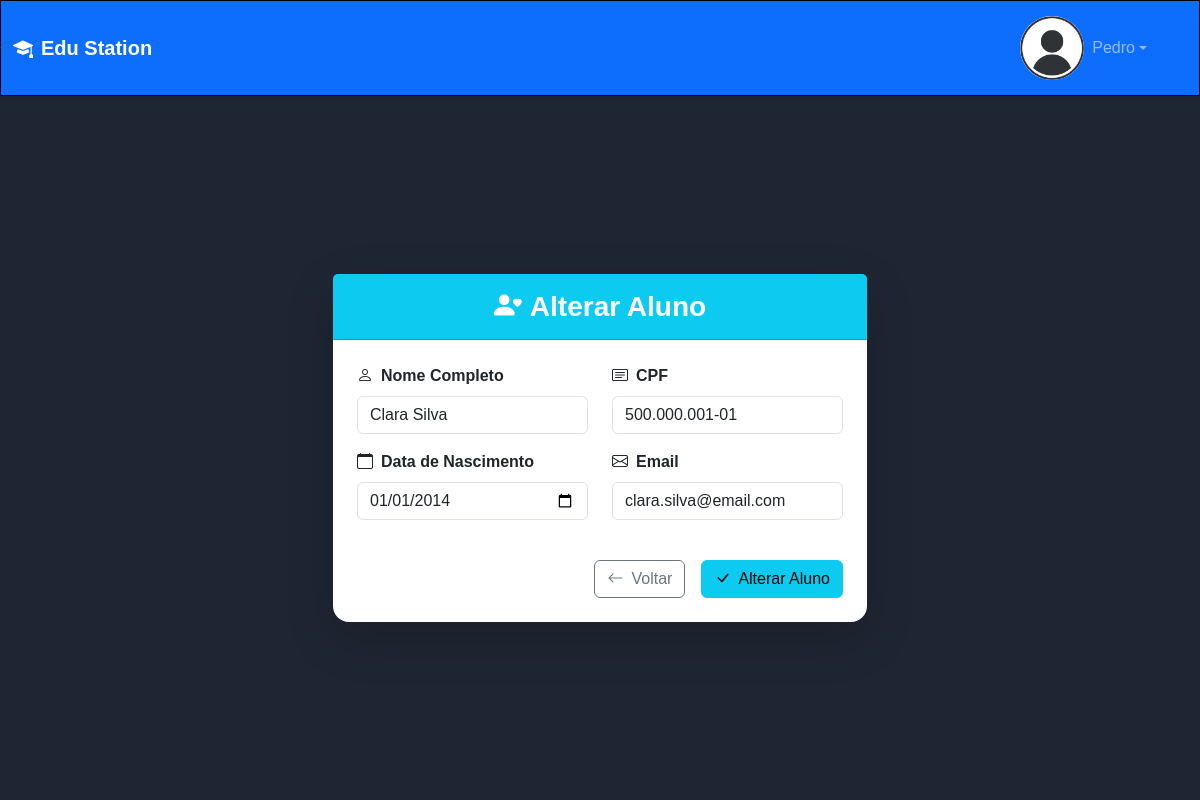
The app's page /aluno/alter_aluno/20 (signed in) with its own data.
### aluno/models.py (models this page shows, shortened)
class Aluno(models.Model):
    user = models.OneToOneField(User, on_delete=models.CASCADE, primary_key=True)
    cpf = models.CharField(max_length=14, unique=True)
    data_nasc = models.DateField(default=datetime.date.today)
    turma = models.ForeignKey(
        Turma,
        on_delete=models.SET_NULL,
        null=True,
        blank=True,
        related_name='alunos'
    )
    class Meta:
        verbose_name = 'Aluno(a)'

### aluno/views.py (the view, shortened to what this page needs)
# urls.py: path('alter_aluno/<int:id>', altAluno, name='altAluno'),
@login_required(login_url='loginInicio:login_usuario')
def altAluno(request, id):
    aluno = get_object_or_404(Aluno, pk=id)
    if request.method == "GET":
        return render(request, 'cadAluno.html', {
            'submit': 'Alterar Aluno',
            'titulo': 'Alterar Aluno',
            'aluno': aluno
        })

### aluno/templates/cadAluno.html (shortened to what this page needs)
{% extends "base.html" %}
{% load static %}
{% block main %}
<div class="container h-100 d-flex align-items-center justify-content-center">
    <div class="row justify-content-center w-100">
        <div class="col-md-8 col-lg-6">
            <div class="card shadow-lg border-0 rounded-4">
                <div class="card-header bg-info text-white text-center py-3">
                    <h3 class="mb-0 fw-bold">
                        <i class="bi bi-person-heart me-2"></i>{{ titulo|default:"Cadastro Aluno(a)" }}
                    </h3>
                </div>
                <div class="card-body p-4">
                    <form method="post" id="cadastro-form">
                        <div class="row">
                            <div class="col-md-6 mb-3">
                                <label for="nome" class="form-label fw-semibold">
                                    <i class="bi bi-person me-2"></i>Nome Completo
                                </label>
                                <input type="text" class="form-control" name="nome" id="nomeCad"
                                       placeholder="Digite seu nome completo"
                                       value="{% if aluno %}{{ aluno.user.first_name }} {{ aluno.user.last_name }}{% endif %}" required>
                            </div>
                            <div class="col-md-6 mb-3">
                                <label for="cpf" class="form-label fw-semibold">
                                    <i class="bi bi-card-text me-2"></i>CPF
                                </label>
                                <input type="text" class="form-control" name="cpf" id="cpfCad"
                                       placeholder="000.000.000-00"
                                       value="{% if aluno %}{{ aluno.cpf }}{% endif %}"
                                       {% if aluno %}readonly{% endif %} required
                                       data-format="cpf">
                            </div>
                        </div>
                        <div class="row">
                            <div class="col-md-6 mb-3">
                                <label for="Data de Nascimento" class="form-label fw-semibold">
                                    <i class="bi bi-calendar me-2"></i>Data de Nascimento
                                </label>
                                <input type="date" class="form-control" name="Data de Nascimento" id="dateCad"
                                       value="{% if aluno %}{{ aluno.data_nasc|date:'Y-m-d' }}{% endif %}" required>
                            </div>
                            <div class="col-md-6 mb-3">
                                <label for="Email" class="form-label fw-semibold">
                                    <i class="bi bi-envelope me-2"></i>Email
                                </label>
                                <input type="email" class="form-control" name="Email" id="emailCad"
                                       placeholder="seu@email.com"
                                       value="{% if aluno %}{{ aluno.user.email }}{% endif %}" required>
                            </div>
                        </div>
                        <div class="d-grid gap-2 d-md-flex justify-content-md-end mt-4">
                            <a href={% url "aluno:aluno" %} class="btn btn-outline-secondary me-md-2">
                                <i class="bi bi-arrow-left me-2"></i>Voltar
                            </a>
                            <button type="submit" class="btn btn-info" id="submit">
                                <i class="bi bi-check-lg me-2"></i>{{ submit|default:'Cadastrar' }}
                            </button>
                        </div>
                    </form>
                </div>
            </div>
        </div>
    </div>
</div>
{% endblock main %}

### loginInicio/templates/base.html (shortened to what this page needs)
{% load static %}
<!DOCTYPE html>
<html lang="pt-br">
<head>
    <link href="https://cdn.jsdelivr.net/npm/bootstrap@5.3.2/dist/css/bootstrap.min.css" rel="stylesheet">
    <link rel="stylesheet" href="https://cdn.jsdelivr.net/npm/bootstrap-icons@1.11.1/font/bootstrap-icons.css">
    <link rel="stylesheet" href={% static "css/base.css" %}>
</head>
<body class="bg-light d-flex flex-column" style="height: 100vh;">
    <nav class="navbar navbar-expand-lg navbar-dark bg-primary shadow-sm">
        <div class="container-fluid">
            <a class="navbar-brand fw-bold" href={% url "loginInicio:inicio" %}>
                <i class="bi bi-mortarboard-fill me-2"></i>Edu Station
            {% if user.is_authenticated %}
            <div class="navbar-nav ms-auto">
                <div class="nav-item dropdown">
                    <a class="nav-link dropdown-toggle d-flex align-items-center" href="#" role="button" data-bs-toggle="dropdown">
                        <img src={% static "img/icone_perfil.jpg" %} alt="perfil" class="rounded-circle me-2" width="32" height="64">
                        <span class="d-none d-md-inline">{{ user.first_name|default:user.username }}</span>
                    </a>
                </div>
            </div>
            {% endif %}
        </div>
    </nav>
    <main class="container-fluid flex-grow-1 d-flex flex-column" style="overflow-y: auto;">
        {% block main %}
        {% endblock main %}
    </main>
</body>
</html>

### static/css/base.css (style rules this page uses)
:root { --cor-infos: #51A3A3; --cor-main: #1F2633; --cor-links: black; --borda: 1px black solid; }
* { font-family: Arial, Helvetica, sans-serif; margin: 0; padding: 0; box-sizing: border-box; list-style: none; text-decoration: none; }
a { color: var(--cor-links); }

### records on screen
Aluno: nome "Clara Silva", cpf "500.000.001-01", data_nasc "01/01/2014", Email "clara.silva@email.com"

### other values on screen
{{ user.first_name|default:user.username }} "Pedro"
{{ titulo|default:"Cadastro Aluno(a)" }} "Alterar Aluno"
{{ submit|default:'Cadastrar' }} "Alterar Aluno"
